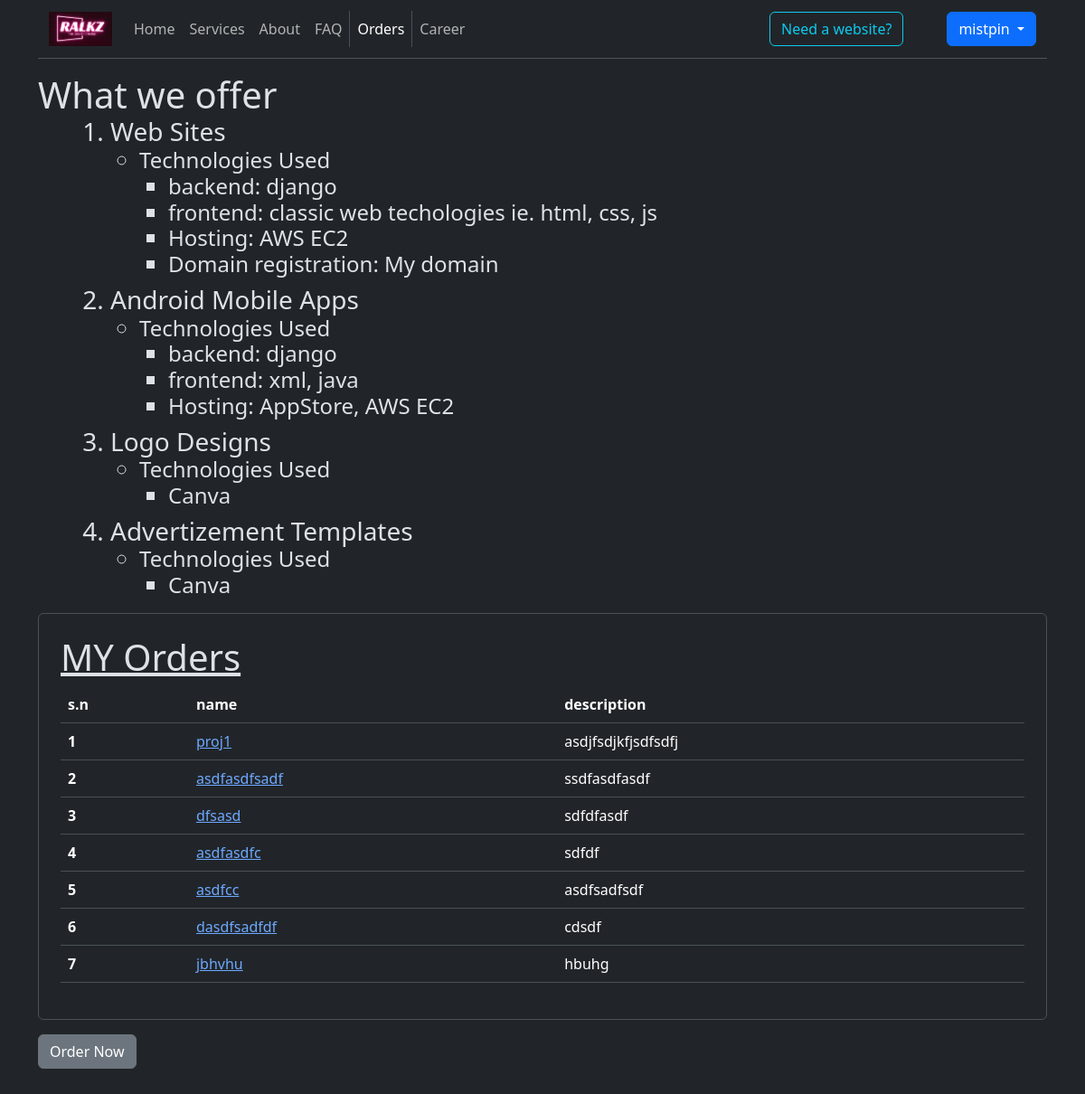
Screenshot of /orders/ (signed in) with the database file from the repository.
### Auth/models.py (models this page shows)
class RalkzUser(AbstractUser):
    username = models.CharField(max_length=150, unique=True, primary_key=True)
    phone = models.CharField(max_length=10)
    address = models.TextField(max_length=200)
    email = models.EmailField(max_length=30, unique=True, null=True)
    full_name = models.CharField(max_length=30, default="NULL")
    accept_privacy_policy = models.BooleanField(default=False)
    is_employee = models.BooleanField(default=False)
    is_aspirant = models.BooleanField(default=False)
    email_verified = models.BooleanField(default=False)
    phone_verified = models.BooleanField(default=False)
    pass_hist = models.TextField(max_length=10000) #password history
    REQUIRED_FIELDS = ['phone',  'full_name', 'email']
    USERNAME_FIELD = "username"

### Home/models.py (models this page shows)
class Project(models.Model):
    id = models.SmallAutoField(primary_key=True)
    owner = models.ForeignKey(RalkzUser, on_delete=models.PROTECT)
    project_name = models.CharField(max_length=20)
    status = models.CharField(max_length=20, default="order placed")
    project_description = models.TextField()
    ordered_date = models.DateField(auto_now_add=True)
    project_init_date = models.DateField(null=True, blank=True)
    project_finish_date = models.DateField(null=True, blank=True)
    user_agreement = models.FileField(null=True, blank=True)
    git_link = models.TextField(null=True, blank=True)
    project_team = models.CharField(max_length=20, null=True, blank=True)
    estimated_cost = models.IntegerField(null=True, blank=True)
    is_update = models.BooleanField(default=False)
    root_project = models.ForeignKey('self',on_delete=models.PROTECT, null=True, blank=True)  # the base project id of the update is linked here.

### Home/views.py (the view)
# urls.py: path('orders/', views.orders),
def orders(request):
    user = get_user(request)
    def clean_data(data) -> dict:
        '''
            > Checks:
                > check if any of the details exists excluding root_project if not and update order.
                > check if the project name already exists under the owner's order list
                > check if root_project is valid if order is for update
            > Returns:
                > return error in the data itself if any of the data is null
                > return error message if project name already exists
                > return data if all good
        '''
        nonlocal user
        is_update = data.get('is_update')
        if is_update:
            data['is_update'] = True
            usr_projs = Project.objects.all().filter(owner=user)
            root_proj = usr_projs.filter(project_name = data.get('root_project'))
            if not root_proj:
                data['msg'] = 'The root project doesn\'t exist'
                return data
            else:
                data['root_project'] = root_proj[0]
        else:
            data['is_update'] = False
            data.pop('root_project')
        if any(x == '' for x in data.values()):
            data['msg'] = 'Fill out the required fields'
        elif Project.objects.all().filter(owner= user).exists():
            rows = Project.objects.all().filter(owner= user)
            if any(row.project_name == data.get('project_name') for row in rows):
                data['msg'] = 'project name alredy used'
        return data
    if request.method == 'POST' and user.is_authenticated:
        data = clean_data({'project_name':request.POST.get('name'),'project_description':request.POST.get('description'),
                           'is_update':request.POST.get('is_update'),'root_project':request.POST.get('root_project')})
        if data.get('msg'):
            messages.warning(request, data.get('msg'))
            return redirect('/orders/place')
        print(data)
        table = Project(project_name = data.get('project_name'),project_description = data.get('project_description'),
                           is_update = data.get('is_update'),root_project = data.get('root_project'),  owner= user)
        table.save()
        messages.info(request, 'order placed successfully')
        return redirect('/orders/')
    else:
        data = {}
        if 'place' in request.path:
            if user.is_authenticated:
                data['show_form'] = True
            else:
                messages.warning(request, 'Plese sign in before ordering')
        data['orders'] = Project.objects.filter(owner=user)
        return render(request, 'orders.html', {'data':data})

### Templates/orders.html
{% extends 'outline.html' %}
{% load static %}
{% block body %}
  <section class="">
    <span class="h1">What we offer</span>
      <ol class="ms-5">
        <li class="h3 ">Web Sites
          <ul>
            <li class="h4">Technologies Used
              <ul>
                <li>backend: django</li>
                <li>frontend: classic web techologies ie. html, css, js</li>
                <li>Hosting: AWS EC2</li>
                <li>Domain registration: My domain</li>
              </ul>
            </li>
          </ul>
        </li>
        <li class="h3 ">Android Mobile Apps
          <ul>
            <li class="h4">Technologies Used
              <ul>
                <li>backend: django</li>
                <li>frontend: xml, java</li>
                <li>Hosting: AppStore, AWS EC2</li>
              </ul>
            </li>
          </ul>
        </li>
        <li class="h3 ">Logo Designs
          <ul>
            <li class="h4">Technologies Used
              <ul>
                <li>Canva</li>
              </ul>
            </li>
          </ul>
        </li>
        <li class="h3 ">Advertizement Templates
          <ul>
            <li class="h4">Technologies Used
              <ul>
                <li>Canva</li>
              </ul>
            </li>
          </ul>
        </li>
      </ol>
      {% if user.is_authenticated %}
        <div class="border p-4 rounded-2 my-3  ">
          <span class="h1 text-decoration-underline d-block ">MY Orders</span>
          {% if data.orders %}
            <table class="table table-hover">
              <thead>
                <tr>
                  <th scope="col">s.n</th>
                  <th scope="col">name</th>
                  <th scope="col">description</th>
                </tr>
              </thead>
              <tbody>
                {% for order in data.orders %}
                  <tr>
                    <th scope="row">{{forloop.counter}}</th>
                    <td><a href="/orders/oid/{{order.project_name}}">{{order.project_name}}</a></td>
                    <td>{{order.project_description}}</td>
                  </tr>
                {% endfor %}
              </tbody>
            </table>
          {% else %}
            <span>no orders yet</span>
          {% endif %}
        </div>
      {% endif %}
      {% if data.show_form %}
      <form class="w-auto bg-body d-flex flex-column" method="POST" action="/orders/place/">
        {% csrf_token %}
        <div class="border rounded  mb-5 shadow-lg p-4">
          <div class="mb-3">
            <label for="username" class="form-label">Project name</label>
            <div class="input-group">
              <input type="text" class="form-control rounded border" name="name" />
            </div>
          </div>
          <div class="mb-3">
            <label for="username" class="form-label">Project Description</label>
            <div class="input-group">
              <Textarea type="text" class="form-text rounded border " name="description"></Textarea>
            </div>
          </div>
          <div class="mb-3">
            <label for="username" class="form-label">Is it an update?</label>
            <div class="input-group">
              <input type="checkbox" class=" form-check  rounded border" name="is_update" />
            </div>
          </div>
          <div class="mb-3">
            <label for="username" class="form-label">Name of the root project getting updation</label>
            <div class="input-group">
              <input type="text" class="form-control rounded border" name="root_project" />
            </div>
          </div>
        </div>
        <button type="submit" class="btn btn-primary w-25 align-self-center mb-5 ">Place Order</button>
      </form>
      {% else %}
      <a href="/orders/place" class="btn btn-secondary mb-5 ">Order Now</a>
      {% endif %}
  </section>
{% endblock %}

### Templates/navbar.html (shortened to what this page needs)
{% load static %} {% block pre_links %}
<link rel="stylesheet" href="{% static 'css/navbar.css'%}" />
{% endblock pre_links %} {% block navabar %}
<nav class="navbar navbar-expand-lg">
  <div class="container-fluid">
    <a class="navbar-brand" href="#"
      ><img
        src= {% static 'img/ralkz_logo.png' %}
        class="m-0 p-0"
        style="width: 70px"
        alt=""
    /></a>
    <div class="collapse navbar-collapse text-center" id="navbarSupportedContent">
      <ul class="navbar-nav me-auto mb-2 mb-lg-0 page-link-list">
        <li class="nav-item">
          <a class="nav-link {% if '/' == request.path %} active rounded-3 border border-bottom-0 rounded-bottom-0 border-top-0 rounded-top-0  {% endif %}" href="/">Home</a>
        </li>
        <li class="nav-item">
          <a class="nav-link {% if 'service' in request.path %} active rounded-3 border border-bottom-0 rounded-bottom-0 border-top-0 rounded-top-0  {% endif %}" href="/service"> Services </a>
        </li>
        <li class="nav-item">
          <a class="nav-link {% if 'about' in request.path %} active rounded-3 border border-bottom-0 rounded-bottom-0 border-top-0 rounded-top-0  {% endif %}" href="/about" aria-disabled="true">About</a>
        </li>
        <li class="nav-item">
          <a class="nav-link {% if 'faq' in request.path %} active rounded-3 border border-bottom-0 rounded-bottom-0 border-top-0 rounded-top-0  {% endif %}" href="/faq" aria-disabled="true">FAQ</a>
        </li>
        <li class="nav-item">
          <a class="nav-link {% if 'orders' in request.path %} active rounded-3 border border-bottom-0 rounded-bottom-0 border-top-0 rounded-top-0  {% endif %}" href="/orders" aria-disabled="true">Orders</a>
        </li>
        <li class="nav-item">
          <a class="nav-link {% if 'career' in request.path or 'emp' in request.path %} active rounded-3 border border-bottom-0 rounded-bottom-0 border-top-0 rounded-top-0  {% endif %}" href="/career" aria-disabled="true">Career</a>
        </li>
      </ul>
      <div class="justify-content-center m-0 p-0 d-flex align-items-center gap-5" role="search">
        <a class="btn btn-outline-info d-none d-lg-flex text-decoration-none " href="/orders">Need a website?</a>
        {% if  user.is_authenticated %}
          <div class="login-signup-holder d-flex">
            <div class="dropdown">
              <a class="btn btn-primary  dropdown-toggle" href="#" role="button" data-bs-toggle="dropdown" aria-expanded="false">
                {{user.username}}
              </a>
            </div>
          </div>
        {% endif %}
      </div>
    </div>
  </div>
</nav>
<hr class="mt-0" />
{% endblock navabar %}

### Statics/css/navbar.css (style rules this page uses)
:root { --primary: #1e4f4f; --secondary: #E3651D; --light: #93B1A6; --dark: #020a0e; --shadow: #393646; }
.page-link-list li a { display: inline-block; position: relative; }
.page-link-list li a::after { content: ''; position: absolute; width: 100%; transform: scaleX(0); height: 2px; bottom: 0; left: 0; background-color: var(--light); transform-origin: bottom center; transition: transform 0.25s ease-out; }
.login-signup-holder { display: flex; }

### rows the page displays
Project: project_name "proj1", project_description "asdjfsdjkfjsdfsdfj"
Project: project_name "asdfasdfsadf", project_description "ssdfasdfasdf"
Project: project_name "dfsasd", project_description "sdfdfasdf"
Project: project_name "asdfasdfc", project_description "sdfdf"
Project: project_name "asdfcc", project_description "asdfsadfsdf"
Project: project_name "dasdfsadfdf", project_description "cdsdf"
Project: project_name "jbhvhu", project_description "hbuhg"

### other values shown
{{ user.username }} "mistpin"
